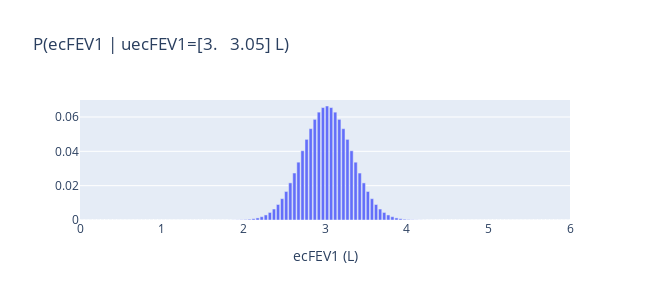

The notebook cell saved with this chart:
### Markdown cell above
![image.png](attachment:image.png)

### Code cell
ecFEV1 = mh.VariableNode("ecFEV1 (L)", 0, 6, 0.05, prior={"type": "uniform"})
uecFEV1 = mh.VariableNode("Underlying ecFEV1 (L)", 0, 6, 0.05, prior=None)
# std_gauss = 0.3
# median std gauss is 0.068

# Plot the PDF of ecFEV1 given the middle bin of uecFEV1
uecfev1_bin = uecFEV1.get_bins_arr()[uecFEV1.card // 2]
print("uecFEV1 bin", uecfev1_bin)
# Get the PDF
pdf = np.zeros(ecFEV1.card)
for i, z in enumerate(ecFEV1.midbins):
    pdf[i] = uecfev1.PDF_conv_uni_gausian(z, uecfev1_bin[0], uecfev1_bin[1], std_gauss)
# Norm the pdf
pdf /= np.sum(pdf)
# Plot pdf with graph objects library
fig = go.Figure()
fig.add_trace(go.Bar(x=ecFEV1.midbins, y=pdf))
title = f"P(ecFEV1 | uecFEV1={uecfev1_bin} L)"
fig.update_layout(title=title, height=300, width=650)
fig.update_xaxes(title_text=ecFEV1.name)
fig.show()
